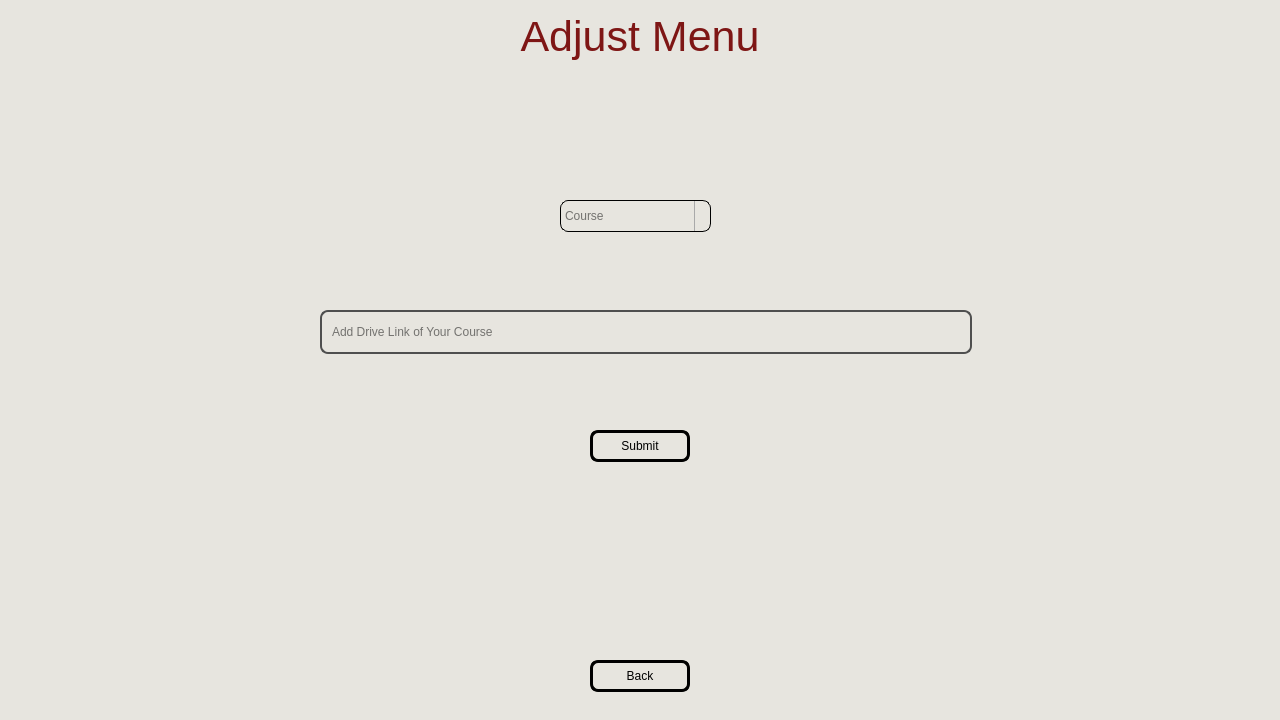
<?xml version="1.0" encoding="UTF-8"?>
<ui version="4.0">
 <class>MainWindow</class>
 <widget class="QMainWindow" name="MainWindow">
  <property name="geometry">
   <rect>
    <x>0</x>
    <y>0</y>
    <width>1280</width>
    <height>720</height>
   </rect>
  </property>
  <property name="minimumSize">
   <size>
    <width>1280</width>
    <height>720</height>
   </size>
  </property>
  <property name="maximumSize">
   <size>
    <width>1280</width>
    <height>720</height>
   </size>
  </property>
  <property name="windowTitle">
   <string>MainWindow</string>
  </property>
  <property name="styleSheet">
   <string notr="true">background-color: rgb(231, 229, 223);</string>
  </property>
  <widget class="QWidget" name="centralwidget">
   <widget class="QLabel" name="title">
    <property name="geometry">
     <rect>
      <x>20</x>
      <y>10</y>
      <width>1240</width>
      <height>52</height>
     </rect>
    </property>
    <property name="font">
     <font>
      <family>Arial</family>
      <pointsize>32</pointsize>
      <italic>false</italic>
      <bold>false</bold>
     </font>
    </property>
    <property name="styleSheet">
     <string notr="true">font: 32pt &quot;Arial&quot;;
color: rgb(126, 22, 21);</string>
    </property>
    <property name="text">
     <string>Adjust Menu</string>
    </property>
    <property name="alignment">
     <set>Qt::AlignCenter</set>
    </property>
   </widget>
   <widget class="QPushButton" name="logoutBtn">
    <property name="geometry">
     <rect>
      <x>590</x>
      <y>660</y>
      <width>100</width>
      <height>32</height>
     </rect>
    </property>
    <property name="styleSheet">
     <string notr="true">QPushButton{
border: 3 solid black;
border-radius: 8px;
color: black;
}
QPushButton:hover{
	background-color: rgb(166, 165, 161);
}</string>
    </property>
    <property name="text">
     <string>Back</string>
    </property>
   </widget>
   <widget class="QLineEdit" name="linkInput">
    <property name="geometry">
     <rect>
      <x>320</x>
      <y>310</y>
      <width>652</width>
      <height>44</height>
     </rect>
    </property>
    <property name="styleSheet">
     <string notr="true">padding:8px;
font: 16pt &quot;Arial&quot;;
color: rgb(0, 0, 0);
border: 2px solid;
border-radius: 8px;
border-color: rgb(79, 79, 79);</string>
    </property>
    <property name="text">
     <string/>
    </property>
    <property name="placeholderText">
     <string>Add Drive Link of Your Course</string>
    </property>
   </widget>
   <widget class="QComboBox" name="courseComboBox">
    <property name="geometry">
     <rect>
      <x>560</x>
      <y>200</y>
      <width>151</width>
      <height>32</height>
     </rect>
    </property>
    <property name="whatsThis">
     <string/>
    </property>
    <property name="styleSheet">
     <string notr="true">QComboBox{
	color: rgb(0, 0, 0);
	font: 16pt &quot;Arial&quot;;
	border: 1 solid;
	border-radius:8px;
}
QComboBox::drop-down {
    subcontrol-origin: padding;
    subcontrol-position: top right;
    width: 15px;

    border-left-width: 1px;
    border-left-color: darkgray;
    border-left-style: solid; /* just a single line */
    border-top-right-radius: 3px; /* same radius as the QComboBox */
    border-bottom-right-radius: 3px;
}
QCombobox::down-arrow{
	image: url(:/icon/User icon 100.png);
}

</string>
    </property>
    <property name="editable">
     <bool>false</bool>
    </property>
    <property name="currentText">
     <string/>
    </property>
    <property name="placeholderText">
     <string>Course</string>
    </property>
   </widget>
   <widget class="QPushButton" name="submitBtn">
    <property name="geometry">
     <rect>
      <x>590</x>
      <y>430</y>
      <width>100</width>
      <height>32</height>
     </rect>
    </property>
    <property name="styleSheet">
     <string notr="true">QPushButton{
border: 3 solid black;
border-radius: 8px;
color: black;
}
QPushButton:hover{
	background-color: rgb(166, 165, 161);
}</string>
    </property>
    <property name="text">
     <string>Submit</string>
    </property>
   </widget>
  </widget>
 </widget>
 <resources>
  <include location="../../picture/resource.qrc"/>
 </resources>
 <connections/>
</ui>
